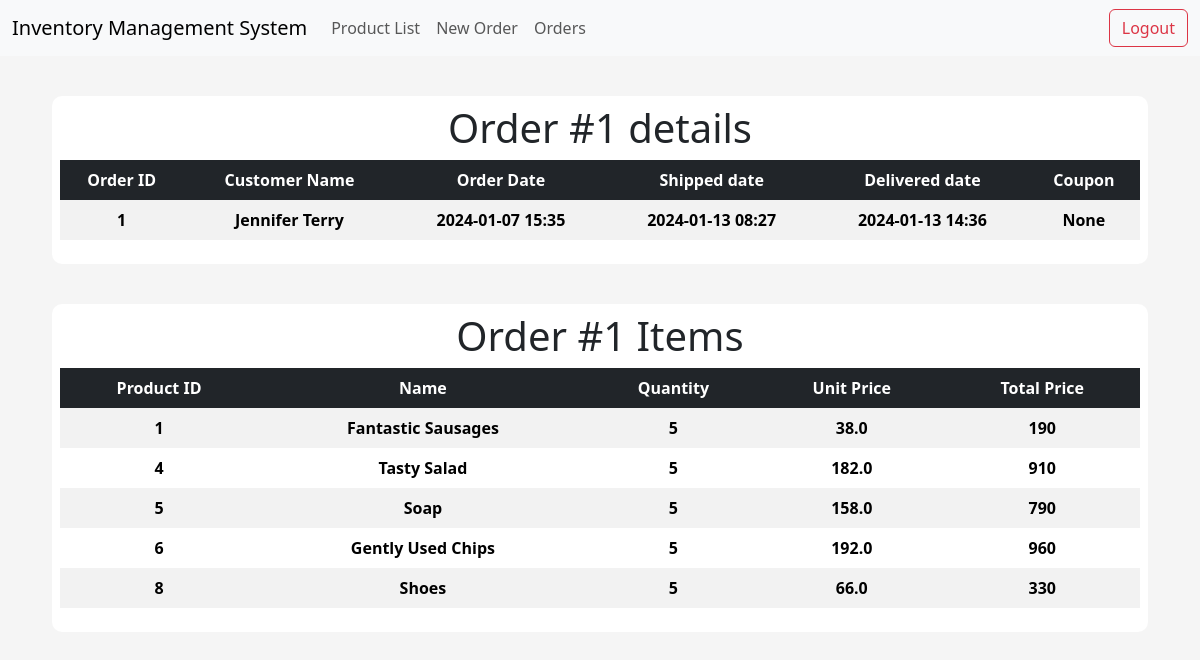
The page /order/1/details on the database its author committed.
### app/models/tables.py (models this page shows, shortened)
class Order(db.Model):
    __tablename__ = "order"
    id = db.Column(db.Integer, primary_key=True)
    order_date = db.Column(db.DateTime, default=datetime.utcnow(), nullable=False)
    shipped_date = db.Column(db.DateTime)
    delivered_date = db.Column(db.DateTime)
    coupon_code = db.Column(db.String(50))
    customer_id = db.Column(db.Integer, db.ForeignKey("customer.id"), nullable=False)
    order_items = db.relationship("OrderItem", backref="order")

class Customer(db.Model):
    __tablename__ = "customer"
    id = db.Column(db.Integer, primary_key=True)
    first_name = db.Column(db.String(50), nullable=False)
    last_name = db.Column(db.String(50), nullable=False)
    address = db.Column(db.String(500), nullable=False)
    postcode = db.Column(db.String(50), nullable=False)
    email = db.Column(db.String(50), nullable=False, unique=True)
    orders = db.relationship("Order", backref="customer")

class Product(db.Model):
    __tablename__ = "product"
    id = db.Column(db.Integer, primary_key=True)
    name = db.Column(db.String(50), nullable=False, unique=True)
    price = db.Column(db.Float, nullable=False)
    quantity_available = db.Column(db.Integer)

class OrderItem(db.Model):
    __tablename__ = "order_item"
    order_id = db.Column(db.Integer, db.ForeignKey("order.id"), primary_key=True)
    item_id = db.Column(db.Integer, db.ForeignKey("product.id"), primary_key=True)
    quantity = db.Column(db.Integer, nullable=False)
    total_price = db.Column(db.Integer, nullable=False)

### app/controllers/default.py (the view)
@app.route("/order/<id>/details")
def order_details(id):
    order_items = OrderItem.query.filter_by(order_id=id).all()
    order = Order.query.get(id)
    customer = Customer.query.get(id)
    product_names = [Product.query.get(item.item_id).name for item in order_items]
    products_for_order = {
        item.item_id: Product.query.get(item.item_id) for item in order_items
    }
    return render_template(
        "order_details.html",
        id=id,
        order=order,
        order_items=order_items,
        customer=customer,
        product_names=product_names,
        products_for_order=products_for_order,
        zip=zip,
    )

### app/templates/order_details.html
{% extends "index.html" %}
{% block body %}
<div class="content-section">
    <div class="title">
        <h1>Order #{{order.id}} details</h1>
    </div>
    <table class="table table-striped table-borderless table-hover text-center">
        <thead class="table-dark table-sm">
            <tr>
                <th scope="col">Order ID</th>
                <th scope="col">Customer Name</th>
                <th scope="col">Order Date</th>
                <th scope="col">Shipped date</th>
                <th scope="col">Delivered date</th>
                <th scope="col">Coupon</th>
            </tr>
        </thead>
        <tbody>
                <tr>
                    <th scope="row">{{ id }}</th>
                    <th scope="row">{{ customer.first_name }} {{ customer.last_name }}</th>
                    <th scope="row">{{ order.order_date.strftime('%Y-%m-%d %H:%M') }}</th>
                    <th scope="row">{{ order.shipped_date.strftime('%Y-%m-%d %H:%M') }}</th>
                    <th scope="row">{{ order.delivered_date.strftime('%Y-%m-%d %H:%M') }}</th>
                    <th scope="row">{{ order.coupon_code }}</th>
                </tr>
        </tbody>
    </table>
</div>
<div class="content-section">
    <div class="title">
        <h1>Order #{{order.id}} Items</h1>
    </div>
    <table class="table table-striped table-borderless table-hover text-center">
        <thead class="table-dark table-sm">
            <tr>
                <th scope="col">Product ID</th>
                <th scope="col">Name</th>
                <th scope="col">Quantity</th>
                <th scope="col">Unit Price</th>
                <th scope="col">Total Price</th>
            </tr>
        </thead>
        <tbody>
            {% for product, product_name in zip(order_items, product_names) %}
            {% set product_obj = products_for_order.get(product.item_id) %}
                <tr>
                    <th scope="row">{{ product.item_id }}</th>
                    <th scope="row">{{ product_name }}</th>
                    <th scope="row">{{ product.quantity }}</th>
                    <th scope="row">{{ product_obj.price }}</th>
                    <th scope="row">{{ product.total_price }}</th>
                </tr>
            {% endfor %}
        </tbody>
    </table>
</div>
{% endblock body %}

### app/static/css/main.css (style rules this page uses)
body { background-color: rgb(245, 245, 245); }
.content-section { background: #fff; margin: 40px; padding: 0.5rem 0.5rem; border-radius: 10px; }
.title h1 { text-align: center; align-items: center; }

### rows shown on the page
Order: id "1", order_date "2024-01-07 15:35", shipped_date "2024-01-13 08:27", delivered_date "2024-01-13 14:36", coupon_code "None"
Customer: first_name "Jennifer", last_name "Terry"
Product: item_id "1", name "Fantastic Sausages", quantity "5", price "38.0", total_price "190"
Product: item_id "4", name "Tasty Salad", quantity "5", price "182.0", total_price "910"
Product: item_id "5", name "Soap", quantity "5", price "158.0", total_price "790"
Product: item_id "6", name "Gently Used Chips", quantity "5", price "192.0", total_price "960"
Product: item_id "8", name "Shoes", quantity "5", price "66.0", total_price "330"

### other values the page prints
{{ id }} "1"
